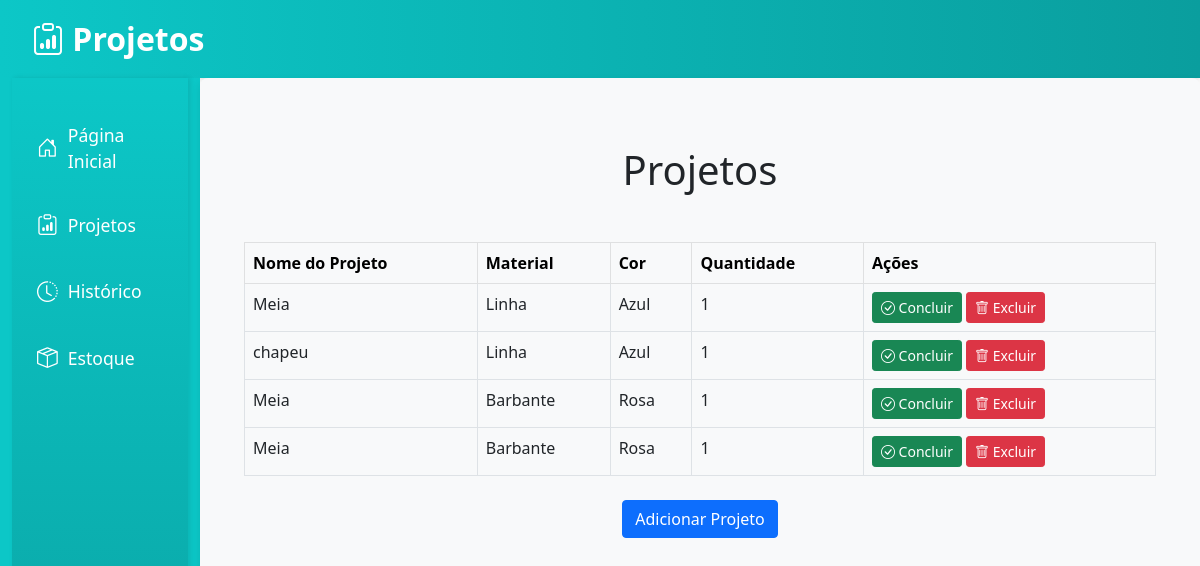
The app's page /projetos/ (signed in) with its own data.
### app_cad_usuario/models.py (models this page shows, shortened)
class Projeto(models.Model):
    user = models.ForeignKey(User, on_delete=models.CASCADE)  # Relaciona o projeto ao usuário
    nome = models.CharField(max_length=100)
    material = models.ForeignKey('Estoque', on_delete=models.CASCADE)  # Relacionamento com Estoque
    cor = models.CharField(max_length=50)
    quantidade = models.IntegerField(default=1)  # Quantidade de unidades do projeto
    metros_por_unidade = models.FloatField(default=0)  # Metros de material por unidade do projeto

class Estoque(models.Model):
    user = models.ForeignKey(User, on_delete=models.CASCADE)  # Relaciona o estoque ao usuário
    material = models.CharField(max_length=100)  # Nome do material
    cor = models.CharField(max_length=50)  # Cor do material
    quantidade_metros = models.FloatField(default=0)  # Quantidade disponível em metros

### app_cad_usuario/views.py (the view, shortened to what this page needs)
# urls.py: path('projetos/', views.projetos, name='projetos'),
@login_required
def projetos(request):
    projetos = Projeto.objects.filter(user=request.user)
    materiais = Estoque.objects.filter(user=request.user)
    alerta_estoque = request.session.pop('estoque_baixo', None)  # Recupera o alerta de estoque baixo
    return render(request, 'usuario/projetos.html', {
        'projetos': projetos,
        'materiais': materiais,
        'alerta_estoque': alerta_estoque
    })

### app_cad_usuario/templates/usuario/projetos.html (shortened to what this page needs)
<!doctype html>
<html lang="en">
  <head>
    <link href="https://cdn.jsdelivr.net/npm/bootstrap@5.0.2/dist/css/bootstrap.min.css" rel="stylesheet">
    <link href="https://cdn.jsdelivr.net/npm/bootstrap-icons/font/bootstrap-icons.css" rel="stylesheet">
  </head>
  <body>
    <nav class="navbar-superior">
      <div class="container-fluid d-flex justify-content-between">
        <span class="navbar-brand">
          <i class="bi bi-clipboard-data"></i> Projetos
        </span>
      </div>
    </nav>
    <div class="container-fluid">
      <div class="row">
        <div class="col-md-2" style="background-color:rgb(12, 199, 199); min-height: 100vh;">
          <div class="menu-lateral">
            <ul class="nav flex-column mt-4">
              <li class="nav-item">
                <a class="nav-link" href="{% url 'pagina_inicial' %}">
                  <i class="bi bi-house-door"></i> Página Inicial
                </a>
              </li>
              <li class="nav-item">
                <a class="nav-link" href="{% url 'projetos' %}">
                  <i class="bi bi-clipboard-data"></i> Projetos
                </a>
              </li>
              <li class="nav-item">
                <a class="nav-link" href="{% url 'historico' %}">
                  <i class="bi bi-clock-history"></i> Histórico
                </a>
              </li>
              <li class="nav-item">
                <a class="nav-link" href="{% url 'estoque' %}">
                  <i class="bi bi-box-seam"></i> Estoque
                </a>
              </li>
            </ul>
          </div>
        </div>
        <div class="col-md-10" style="padding: 20px;">
          <div class="container mt-4">
            <h1 class="text-center mt-5">Projetos</h1>
            <table class="table table-bordered mt-5">
              <thead class="table-light">
                <tr>
                  <th>Nome do Projeto</th>
                  <th>Material</th>
                  <th>Cor</th>
                  <th>Quantidade</th>
                  <th>Ações</th>
                </tr>
              </thead>
              <tbody>
                {% for projeto in projetos %}
                <tr>
                  <td>{{ projeto.nome }}</td>
                  <td>{{ projeto.material.material }}</td>
                  <td>{{ projeto.material.cor }}</td>
                  <td>{{ projeto.quantidade }}</td>
                  <td>
                    <button class="btn btn-success btn-sm" onclick="concluirProjeto('{{ projeto.id }}')">
                      <i class="bi bi-check-circle"></i> Concluir
                    </button>
                    <button class="btn btn-danger btn-sm" onclick="excluirProjeto('{{ projeto.id }}')">
                      <i class="bi bi-trash"></i> Excluir
                    </button>
                  </td>
                </tr>
                {% endfor %}
              </tbody>
            </table>
            <div class="text-center mt-4">
              <button class="btn btn-primary" onclick="abrirModal()">Adicionar Projeto</button>
            </div>
          </div>
        </div>
      </div>
    </div>
  </body>
</html>

### app_cad_usuario/templates/usuario/projetos.html (style rules this page uses)
.navbar-superior { background: linear-gradient(90deg, #0cc7c7, #0a9e9e); color: white; padding: 10px 20px; font-size: 1.5rem; box-shadow: 0 2px 5px rgba(0, 0, 0, 0.1); }
.navbar-superior .navbar-brand { font-size: 2rem; font-weight: bold; color: white; }
.menu-lateral { background: linear-gradient(180deg, #0cc7c7, #0a9e9e); min-height: 100vh; padding: 10px; box-shadow: 2px 0 5px rgba(0, 0, 0, 0.1); }
.menu-lateral .nav-link { font-size: 1.1rem; color: white; margin-bottom: 15px; padding: 10px 15px; border-radius: 5px; transition: all 0.3s ease; font-weight: 500; display: flex; align-items: center; }
.menu-lateral .nav-link i { margin-right: 10px; font-size: 1.3rem; }
.col-md-10 { background-color: #f8f9fa; padding: 20px; border-radius: 8px; box-shadow: 0 4px 8px rgba(0, 0, 0, 0.1); }

### records on screen
Projeto: nome "Meia", material.material "Linha", material.cor "Azul", quantidade "1"
Projeto: nome "chapeu", material.material "Linha", material.cor "Azul", quantidade "1"
Projeto: nome "Meia", material.material "Barbante", material.cor "Rosa", quantidade "1"
Projeto: nome "Meia", material.material "Barbante", material.cor "Rosa", quantidade "1"
